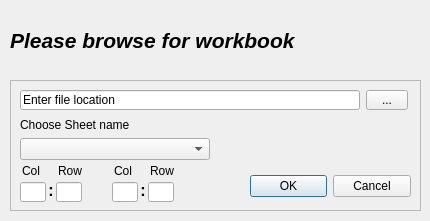
<?xml version="1.0" encoding="UTF-8"?>
<ui version="4.0">
 <class>CreateCSVWindow</class>
 <widget class="QDialog" name="CreateCSVWindow">
  <property name="geometry">
   <rect>
    <x>0</x>
    <y>0</y>
    <width>430</width>
    <height>221</height>
   </rect>
  </property>
  <property name="minimumSize">
   <size>
    <width>430</width>
    <height>221</height>
   </size>
  </property>
  <property name="maximumSize">
   <size>
    <width>430</width>
    <height>221</height>
   </size>
  </property>
  <property name="windowTitle">
   <string>Create CSV File</string>
  </property>
  <property name="windowIcon">
   <iconset>
    <normaloff>img/ep_program_logo_user_acc_zrP_icon.ico</normaloff>img/ep_program_logo_user_acc_zrP_icon.ico</iconset>
  </property>
  <widget class="QLabel" name="label_3">
   <property name="geometry">
    <rect>
     <x>10</x>
     <y>10</y>
     <width>301</width>
     <height>61</height>
    </rect>
   </property>
   <property name="font">
    <font>
     <pointsize>16</pointsize>
     <weight>75</weight>
     <italic>true</italic>
     <bold>true</bold>
    </font>
   </property>
   <property name="text">
    <string>Please browse for workbook</string>
   </property>
   <property name="wordWrap">
    <bool>true</bool>
   </property>
  </widget>
  <widget class="QLabel" name="Logo_label">
   <property name="enabled">
    <bool>true</bool>
   </property>
   <property name="geometry">
    <rect>
     <x>354</x>
     <y>9</y>
     <width>64</width>
     <height>64</height>
    </rect>
   </property>
   <property name="contextMenuPolicy">
    <enum>Qt::NoContextMenu</enum>
   </property>
   <property name="toolTipDuration">
    <number>-5</number>
   </property>
   <property name="text">
    <string/>
   </property>
   <property name="pixmap">
    <pixmap>img/Ep logo60x60.png</pixmap>
   </property>
   <property name="scaledContents">
    <bool>false</bool>
   </property>
   <property name="alignment">
    <set>Qt::AlignCenter</set>
   </property>
  </widget>
  <widget class="QFrame" name="frame">
   <property name="geometry">
    <rect>
     <x>10</x>
     <y>80</y>
     <width>411</width>
     <height>131</height>
    </rect>
   </property>
   <property name="frameShape">
    <enum>QFrame::StyledPanel</enum>
   </property>
   <property name="frameShadow">
    <enum>QFrame::Sunken</enum>
   </property>
   <widget class="QDialogButtonBox" name="buttonBox">
    <property name="geometry">
     <rect>
      <x>240</x>
      <y>90</y>
      <width>161</width>
      <height>32</height>
     </rect>
    </property>
    <property name="orientation">
     <enum>Qt::Horizontal</enum>
    </property>
    <property name="standardButtons">
     <set>QDialogButtonBox::Cancel|QDialogButtonBox::Ok</set>
    </property>
   </widget>
   <widget class="QLabel" name="TabBoxLabel">
    <property name="geometry">
     <rect>
      <x>10</x>
      <y>38</y>
      <width>150</width>
      <height>13</height>
     </rect>
    </property>
    <property name="text">
     <string>Choose Sheet name </string>
    </property>
   </widget>
   <widget class="QToolButton" name="toolButton">
    <property name="geometry">
     <rect>
      <x>356</x>
      <y>10</y>
      <width>42</width>
      <height>20</height>
     </rect>
    </property>
    <property name="text">
     <string>...</string>
    </property>
   </widget>
   <widget class="QLineEdit" name="FileBox">
    <property name="geometry">
     <rect>
      <x>10</x>
      <y>10</y>
      <width>340</width>
      <height>20</height>
     </rect>
    </property>
    <property name="text">
     <string>Enter file location</string>
    </property>
   </widget>
   <widget class="QComboBox" name="SheetcomboBox">
    <property name="geometry">
     <rect>
      <x>10</x>
      <y>58</y>
      <width>190</width>
      <height>22</height>
     </rect>
    </property>
   </widget>
   <widget class="QLabel" name="StartRowLabel">
    <property name="geometry">
     <rect>
      <x>48</x>
      <y>84</y>
      <width>47</width>
      <height>13</height>
     </rect>
    </property>
    <property name="text">
     <string>Row</string>
    </property>
   </widget>
   <widget class="QLineEdit" name="StartColBox">
    <property name="geometry">
     <rect>
      <x>10</x>
      <y>102</y>
      <width>26</width>
      <height>20</height>
     </rect>
    </property>
    <property name="layoutDirection">
     <enum>Qt::LeftToRight</enum>
    </property>
    <property name="inputMask">
     <string>&gt;Aa</string>
    </property>
    <property name="alignment">
     <set>Qt::AlignRight|Qt::AlignTrailing|Qt::AlignVCenter</set>
    </property>
   </widget>
   <widget class="QLabel" name="StartCollabel">
    <property name="geometry">
     <rect>
      <x>12</x>
      <y>84</y>
      <width>47</width>
      <height>13</height>
     </rect>
    </property>
    <property name="text">
     <string>Col</string>
    </property>
   </widget>
   <widget class="QLineEdit" name="StartRowBox">
    <property name="geometry">
     <rect>
      <x>46</x>
      <y>102</y>
      <width>26</width>
      <height>20</height>
     </rect>
    </property>
    <property name="inputMask">
     <string>900</string>
    </property>
    <property name="text">
     <string/>
    </property>
   </widget>
   <widget class="QLabel" name="EndRowLabel">
    <property name="geometry">
     <rect>
      <x>140</x>
      <y>84</y>
      <width>47</width>
      <height>13</height>
     </rect>
    </property>
    <property name="text">
     <string>Row</string>
    </property>
   </widget>
   <widget class="QLineEdit" name="EndColBox">
    <property name="geometry">
     <rect>
      <x>102</x>
      <y>102</y>
      <width>26</width>
      <height>20</height>
     </rect>
    </property>
    <property name="inputMask">
     <string>&gt;Aa</string>
    </property>
    <property name="alignment">
     <set>Qt::AlignRight|Qt::AlignTrailing|Qt::AlignVCenter</set>
    </property>
   </widget>
   <widget class="QLineEdit" name="EndRowBox">
    <property name="geometry">
     <rect>
      <x>138</x>
      <y>102</y>
      <width>26</width>
      <height>20</height>
     </rect>
    </property>
    <property name="inputMask">
     <string>900</string>
    </property>
   </widget>
   <widget class="QLabel" name="EndColLabel">
    <property name="geometry">
     <rect>
      <x>104</x>
      <y>84</y>
      <width>47</width>
      <height>13</height>
     </rect>
    </property>
    <property name="text">
     <string>Col</string>
    </property>
   </widget>
   <widget class="QLabel" name="label">
    <property name="geometry">
     <rect>
      <x>31</x>
      <y>102</y>
      <width>20</width>
      <height>16</height>
     </rect>
    </property>
    <property name="font">
     <font>
      <pointsize>12</pointsize>
      <weight>75</weight>
      <bold>true</bold>
     </font>
    </property>
    <property name="text">
     <string>:</string>
    </property>
    <property name="alignment">
     <set>Qt::AlignCenter</set>
    </property>
   </widget>
   <widget class="QLabel" name="label_2">
    <property name="geometry">
     <rect>
      <x>123</x>
      <y>102</y>
      <width>20</width>
      <height>16</height>
     </rect>
    </property>
    <property name="font">
     <font>
      <pointsize>12</pointsize>
      <weight>75</weight>
      <bold>true</bold>
     </font>
    </property>
    <property name="text">
     <string>:</string>
    </property>
    <property name="alignment">
     <set>Qt::AlignCenter</set>
    </property>
   </widget>
  </widget>
 </widget>
 <tabstops>
  <tabstop>FileBox</tabstop>
  <tabstop>toolButton</tabstop>
  <tabstop>SheetcomboBox</tabstop>
 </tabstops>
 <resources/>
 <connections>
  <connection>
   <sender>toolButton</sender>
   <signal>clicked()</signal>
   <receiver>CreateCSVWindow</receiver>
   <slot>browse_for_workbook()</slot>
   <hints>
    <hint type="sourcelabel">
     <x>383</x>
     <y>101</y>
    </hint>
    <hint type="destinationlabel">
     <x>324</x>
     <y>57</y>
    </hint>
   </hints>
  </connection>
  <connection>
   <sender>buttonBox</sender>
   <signal>accepted()</signal>
   <receiver>CreateCSVWindow</receiver>
   <slot>ok_button_clicked()</slot>
   <hints>
    <hint type="sourcelabel">
     <x>294</x>
     <y>192</y>
    </hint>
    <hint type="destinationlabel">
     <x>313</x>
     <y>220</y>
    </hint>
   </hints>
  </connection>
  <connection>
   <sender>buttonBox</sender>
   <signal>rejected()</signal>
   <receiver>CreateCSVWindow</receiver>
   <slot>cancel_button_clicked()</slot>
   <hints>
    <hint type="sourcelabel">
     <x>365</x>
     <y>199</y>
    </hint>
    <hint type="destinationlabel">
     <x>276</x>
     <y>216</y>
    </hint>
   </hints>
  </connection>
  <connection>
   <sender>FileBox</sender>
   <signal>textChanged(QString)</signal>
   <receiver>CreateCSVWindow</receiver>
   <slot>populate_sheet_cmb()</slot>
   <hints>
    <hint type="sourcelabel">
     <x>210</x>
     <y>96</y>
    </hint>
    <hint type="destinationlabel">
     <x>5</x>
     <y>119</y>
    </hint>
   </hints>
  </connection>
 </connections>
 <slots>
  <slot>browse_for_workbook()</slot>
  <slot>ok_button_clicked()</slot>
  <slot>cancel_button_clicked()</slot>
  <slot>populate_sheet_cmb()</slot>
 </slots>
</ui>
